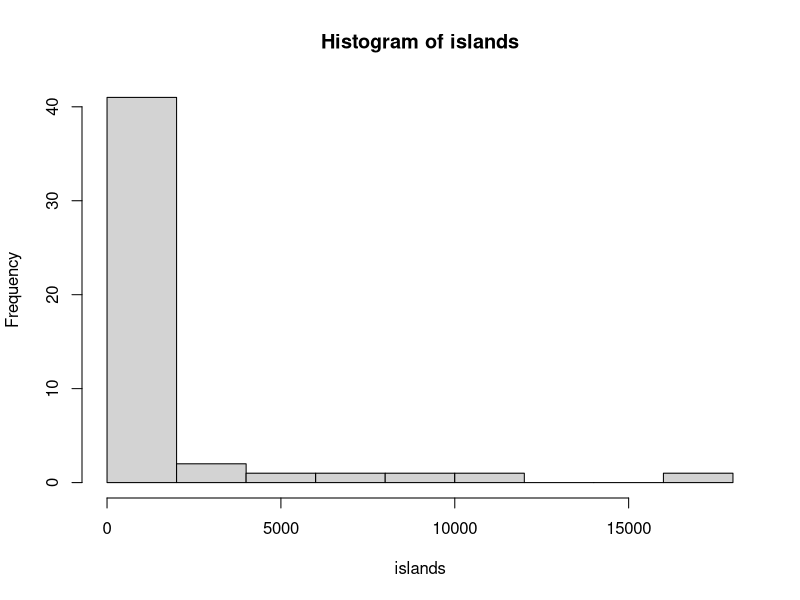
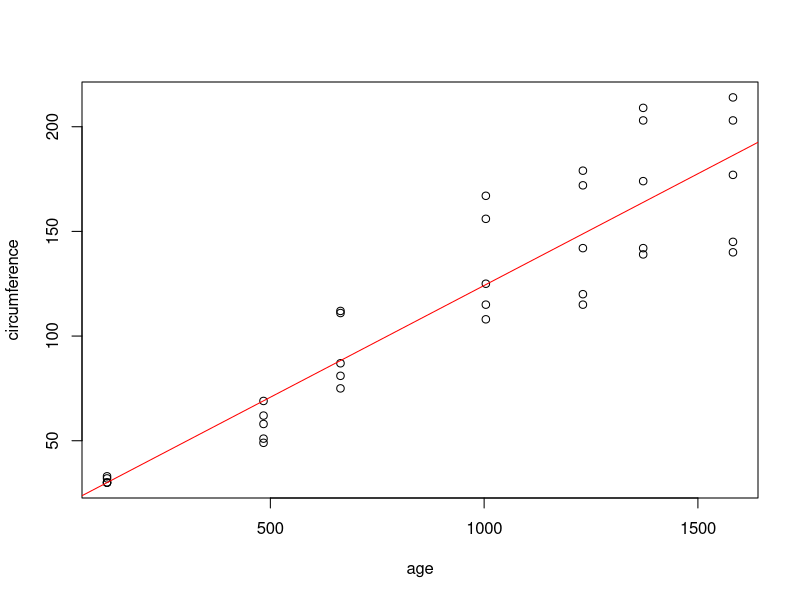
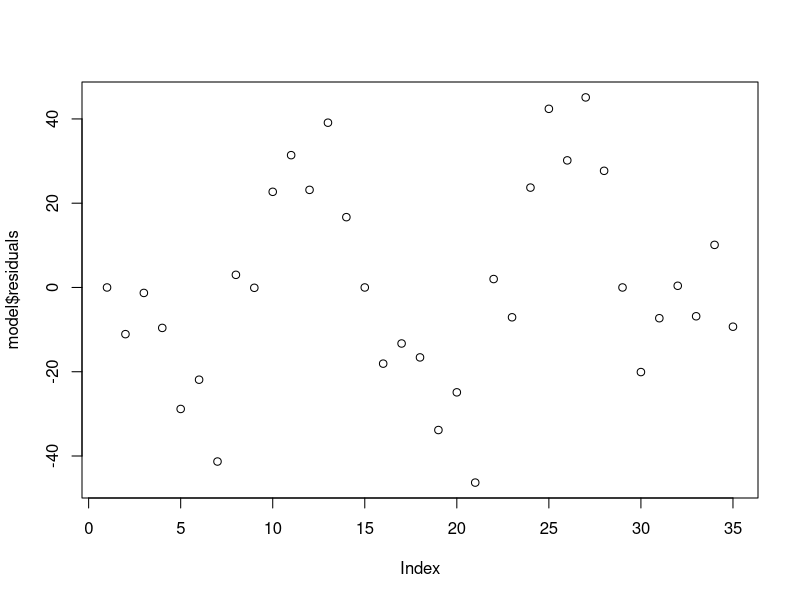

The R source for these figures, in order:
#R_Worksheet_7
# subset()
# ifelse()
# cut()
# libraries

#Install the R library "Datasets"
install.packages('datasets')
library(datasets)
#do some EDA on the islands data set
?islands
summary(islands)
head(islands)
names(islands)
hist(islands)
#use the subset function to get islands that are larger than average
subset(islands, islands>mean(islands))
#use subset to get islands smaller than the mean
subset(islands, islands<median(islands))

#create an if else statement and ifelse() to say if the first island in the dataset is a continent or not
if (islands[1]>mean(islands)) {print("Continent")} else{print("Non-Continent")}

ifelse(islands[1]>mean(islands),print("Continent"),print("Non-Continent"))

#Use the cut() function to come up with 4 size categories for islands, and return the category for the 4th island
cut(islands[5],4,labels = c('micro',"tropical","oceanic",'continental'))

# load in the Orange data set
# make a linear model to test for a linear relationship between age and circumference 
# plot that data along with the regression line
head(Orange)
attach(Orange)
model <- lm(circumference~age)
summary(model)

plot(age,circumference)
abline(model,col='red')

#plot the residuals of the linear model
plot(model$residuals)
